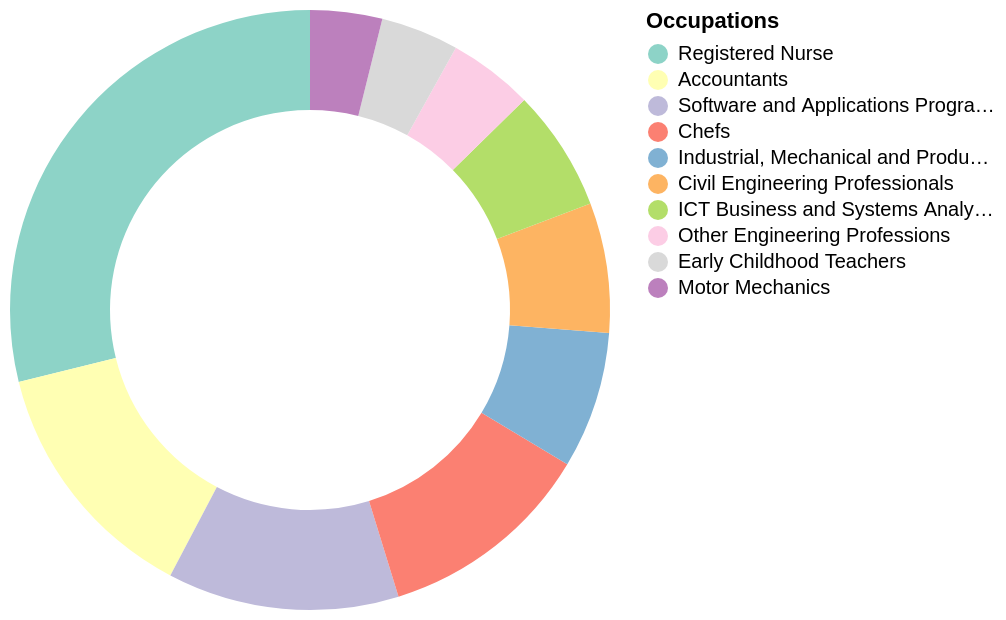

Here is the Vega-Lite specification saved for this chart:
### Vega-Lite specification from a JSON file in a GitHub repository (floating-point values rounded to 4 significant figures)
{"$schema": "https://vega.github.io/schema/vega-lite/v6.json", "description": "Top 10 Migrant Occupations in Australia 2023-24", "data": {"values": [{"category": "Registered Nurse", "value": 9813}, {"category": "Accountants", "value": 4570}, {"category": "Software and Applications Programmer", "value": 4243}, {"category": "Chefs", "value": 3957}, {"category": "Industrial, Mechanical and Production Engineers", "value": 2509}, {"category": "Civil Engineering Professionals", "value": 2380}, {"category": "ICT Business and Systems Analysts", "value": 2232}, {"category": "Other Engineering Professions", "value": 1556}, {"category": "Early Childhood Teachers", "value": 1429}, {"category": "Motor Mechanics", "value": 1319}]}, "layer": [{"mark": {"type": "arc", "innerRadius": 100}, "encoding": {"theta": {"field": "value", "type": "quantitative"}, "color": {"field": "category", "type": "nominal", "scale": {"domain": ["Registered Nurse", "Accountants", "Software and Applications Programmer", "Chefs", "Industrial, Mechanical and Production Engineers", "Civil Engineering Professionals", "ICT Business and Systems Analysts", "Other Engineering Professions", "Early Childhood Teachers", "Motor Mechanics"], "range": ["#8dd3c7", "#ffffb3", "#bebada", "#fb8072", "#80b1d3", "#fdb462", "#b3de69", "#fccde5", "#d9d9d9", "#bc80bd"]}, "legend": {"title": "Occupations"}}, "tooltip": [{"field": "category", "type": "nominal", "title": "Occupantion"}, {"field": "value", "type": "quantitative", "aggregate": "sum", "title": "Occupants", "format": ","}]}}], "config": {}}
